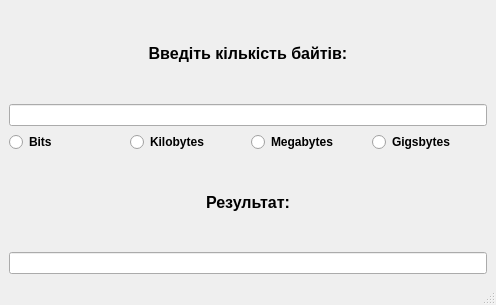
<?xml version="1.0" encoding="UTF-8"?>
<ui version="4.0">
 <class>MainWindow</class>
 <widget class="QMainWindow" name="MainWindow">
  <property name="geometry">
   <rect>
    <x>0</x>
    <y>0</y>
    <width>496</width>
    <height>305</height>
   </rect>
  </property>
  <property name="windowTitle">
   <string>MainWindow</string>
  </property>
  <widget class="QWidget" name="centralwidget">
   <layout class="QVBoxLayout" name="verticalLayout">
    <item>
     <widget class="QLabel" name="label">
      <property name="font">
       <font>
        <pointsize>12</pointsize>
        <bold>true</bold>
       </font>
      </property>
      <property name="styleSheet">
       <string notr="true">text-alight:center;</string>
      </property>
      <property name="text">
       <string>Введіть кількість байтів:</string>
      </property>
      <property name="alignment">
       <set>Qt::AlignCenter</set>
      </property>
     </widget>
    </item>
    <item>
     <widget class="QLineEdit" name="lineEdit_2">
      <property name="alignment">
       <set>Qt::AlignCenter</set>
      </property>
     </widget>
    </item>
    <item>
     <layout class="QHBoxLayout" name="horizontalLayout">
      <item>
       <widget class="QRadioButton" name="radioButton_2">
        <property name="font">
         <font>
          <bold>true</bold>
         </font>
        </property>
        <property name="text">
         <string>Bits</string>
        </property>
       </widget>
      </item>
      <item>
       <widget class="QRadioButton" name="radioButton_3">
        <property name="font">
         <font>
          <bold>true</bold>
         </font>
        </property>
        <property name="text">
         <string>Kilobytes</string>
        </property>
       </widget>
      </item>
      <item>
       <widget class="QRadioButton" name="radioButton_4">
        <property name="font">
         <font>
          <bold>true</bold>
         </font>
        </property>
        <property name="text">
         <string>Megabytes</string>
        </property>
       </widget>
      </item>
      <item>
       <widget class="QRadioButton" name="radioButton">
        <property name="font">
         <font>
          <bold>true</bold>
         </font>
        </property>
        <property name="text">
         <string>Gigsbytes</string>
        </property>
       </widget>
      </item>
     </layout>
    </item>
    <item>
     <widget class="QLabel" name="label_2">
      <property name="font">
       <font>
        <pointsize>12</pointsize>
        <bold>true</bold>
       </font>
      </property>
      <property name="styleSheet">
       <string notr="true">text-alight:center;</string>
      </property>
      <property name="text">
       <string>Результат:</string>
      </property>
      <property name="alignment">
       <set>Qt::AlignCenter</set>
      </property>
     </widget>
    </item>
    <item>
     <widget class="QLineEdit" name="lineEdit">
      <property name="font">
       <font>
        <bold>true</bold>
       </font>
      </property>
      <property name="alignment">
       <set>Qt::AlignCenter</set>
      </property>
     </widget>
    </item>
   </layout>
  </widget>
  <widget class="QMenuBar" name="menubar">
   <property name="geometry">
    <rect>
     <x>0</x>
     <y>0</y>
     <width>496</width>
     <height>21</height>
    </rect>
   </property>
  </widget>
  <widget class="QStatusBar" name="statusbar"/>
 </widget>
 <resources/>
 <connections/>
</ui>
